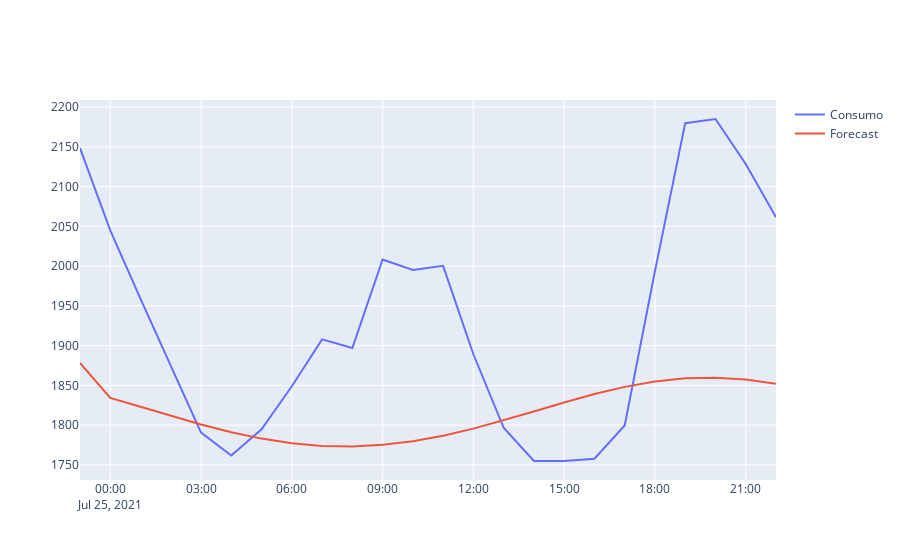

Notebook cell for this chart:
### Code cell
import plotly.graph_objects as go
fig = go.Figure()
# Create and style traces
fig.add_trace(go.Scatter(x=forecasts_df.index, y=test["Energia BSAS"], name='Consumo'))
fig.add_trace(go.Scatter(x=forecasts_df.index, y=forecasts_df["Energia BSAS"], name = 'Forecast'))
fig.show()
